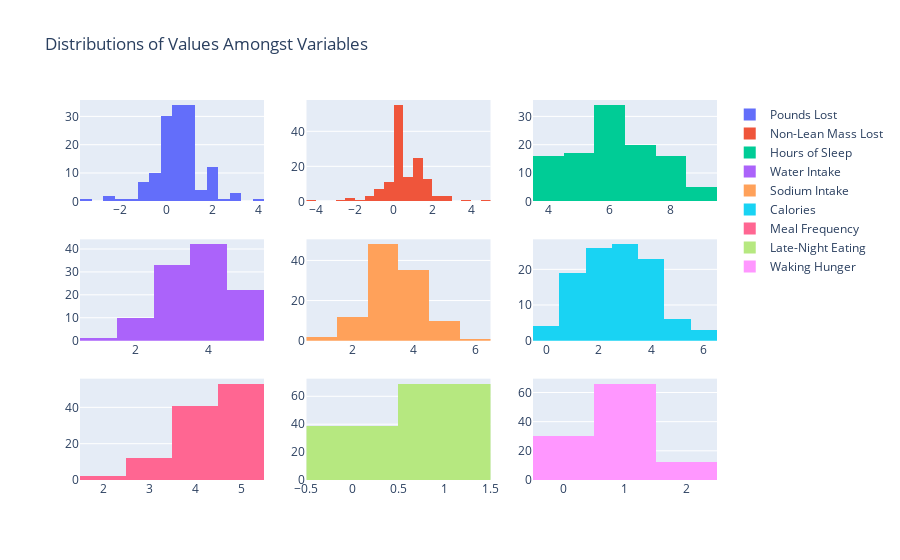

Notebook code cell kept with this figure:
### Code cell
# Looking at distribution of variables

fig = make_subplots(rows = 3, cols = 3)

fig.append_trace(go.Histogram(x = weight.LBS_LOST_DAY, name = 'Pounds Lost'), 1, 1)

fig.append_trace(go.Histogram(x = weight.PCT_NLBM_LOST, name = 'Non-Lean Mass Lost'), 1, 2)

fig.append_trace(go.Histogram(x = weight.HRS_OF_SLEEP, name = 'Hours of Sleep'), 1, 3)

fig.append_trace(go.Histogram(x = weight.HYDRATION_LEVEL, name = 'Water Intake'), 2, 1)

fig.append_trace(go.Histogram(x = weight.SALT_INTAKE, name = 'Sodium Intake'), 2, 2)

fig.append_trace(go.Histogram(x = weight.CALORIE_INTAKE, name = 'Calories'), 2, 3)

fig.append_trace(go.Histogram(x = weight.MEAL_FREQUENCY, name = 'Meal Frequency'), 3, 1)

fig.append_trace(go.Histogram(x = weight.EAT_AFTER_11, name = 'Late-Night Eating'), 3, 2)

fig.append_trace(go.Histogram(x = weight.WAKING_HUNGER, name = 'Waking Hunger'), 3, 3)

fig.update_layout(title_text = "Distributions of Values Amongst Variables")

fig.show()

### Figure 1 — Plotly figure (JSON) as saved in the notebook; plotly's stock layout.template omitted (floating-point values rounded to 4 significant figures; data arrays with more than 128 entries replaced by an {"elided": "..."} marker saying what was removed)
{"data": [{"name": "Pounds Lost", "type": "histogram", "x": {"elided": "141 float values"}, "xaxis": "x", "yaxis": "y"}, {"name": "Non-Lean Mass Lost", "type": "histogram", "x": {"elided": "141 float values"}, "xaxis": "x2", "yaxis": "y2"}, {"name": "Hours of Sleep", "type": "histogram", "x": {"elided": "141 int values"}, "xaxis": "x3", "yaxis": "y3"}, {"name": "Water Intake", "type": "histogram", "x": {"elided": "141 int values"}, "xaxis": "x4", "yaxis": "y4"}, {"name": "Sodium Intake", "type": "histogram", "x": {"elided": "141 int values"}, "xaxis": "x5", "yaxis": "y5"}, {"name": "Calories", "type": "histogram", "x": {"elided": "141 int values"}, "xaxis": "x6", "yaxis": "y6"}, {"name": "Meal Frequency", "type": "histogram", "x": {"elided": "141 int values"}, "xaxis": "x7", "yaxis": "y7"}, {"name": "Late-Night Eating", "type": "histogram", "x": {"elided": "141 int values"}, "xaxis": "x8", "yaxis": "y8"}, {"name": "Waking Hunger", "type": "histogram", "x": {"elided": "141 int values"}, "xaxis": "x9", "yaxis": "y9"}], "layout": {"title": {"text": "Distributions of Values Amongst Variables"}, "xaxis": {"anchor": "y", "domain": [0, 0.2889]}, "xaxis2": {"anchor": "y2", "domain": [0.3556, 0.6444]}, "xaxis3": {"anchor": "y3", "domain": [0.7111, 1]}, "xaxis4": {"anchor": "y4", "domain": [0, 0.2889]}, "xaxis5": {"anchor": "y5", "domain": [0.3556, 0.6444]}, "xaxis6": {"anchor": "y6", "domain": [0.7111, 1]}, "xaxis7": {"anchor": "y7", "domain": [0, 0.2889]}, "xaxis8": {"anchor": "y8", "domain": [0.3556, 0.6444]}, "xaxis9": {"anchor": "y9", "domain": [0.7111, 1]}, "yaxis": {"anchor": "x", "domain": [0.7333, 1]}, "yaxis2": {"anchor": "x2", "domain": [0.7333, 1]}, "yaxis3": {"anchor": "x3", "domain": [0.7333, 1]}, "yaxis4": {"anchor": "x4", "domain": [0.3667, 0.6333]}, "yaxis5": {"anchor": "x5", "domain": [0.3667, 0.6333]}, "yaxis6": {"anchor": "x6", "domain": [0.3667, 0.6333]}, "yaxis7": {"anchor": "x7", "domain": [0, 0.2667]}, "yaxis8": {"anchor": "x8", "domain": [0, 0.2667]}, "yaxis9": {"anchor": "x9", "domain": [0, 0.2667]}}}
